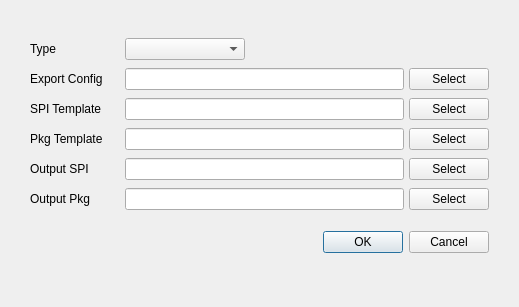
<?xml version="1.0" encoding="UTF-8"?>
<ui version="4.0">
 <class>SPIGenerationDialog</class>
 <widget class="QDialog" name="SPIGenerationDialog">
  <property name="geometry">
   <rect>
    <x>0</x>
    <y>0</y>
    <width>519</width>
    <height>307</height>
   </rect>
  </property>
  <property name="windowTitle">
   <string>Dialog</string>
  </property>
  <layout class="QVBoxLayout" name="verticalLayout">
   <property name="spacing">
    <number>0</number>
   </property>
   <property name="leftMargin">
    <number>30</number>
   </property>
   <property name="topMargin">
    <number>30</number>
   </property>
   <property name="rightMargin">
    <number>30</number>
   </property>
   <property name="bottomMargin">
    <number>40</number>
   </property>
   <item>
    <layout class="QHBoxLayout" name="horizontalLayout">
     <property name="spacing">
      <number>5</number>
     </property>
     <item>
      <widget class="QLabel" name="labelType">
       <property name="minimumSize">
        <size>
         <width>90</width>
         <height>0</height>
        </size>
       </property>
       <property name="text">
        <string>Type</string>
       </property>
      </widget>
     </item>
     <item>
      <widget class="QComboBox" name="comboBoxType">
       <property name="minimumSize">
        <size>
         <width>120</width>
         <height>0</height>
        </size>
       </property>
      </widget>
     </item>
     <item>
      <spacer name="horizontalSpacer">
       <property name="orientation">
        <enum>Qt::Horizontal</enum>
       </property>
       <property name="sizeHint" stdset="0">
        <size>
         <width>40</width>
         <height>20</height>
        </size>
       </property>
      </spacer>
     </item>
    </layout>
   </item>
   <item>
    <layout class="QHBoxLayout" name="horizontalLayout_2">
     <property name="spacing">
      <number>5</number>
     </property>
     <item>
      <widget class="QLabel" name="labelConfig">
       <property name="minimumSize">
        <size>
         <width>90</width>
         <height>0</height>
        </size>
       </property>
       <property name="text">
        <string>Export Config</string>
       </property>
      </widget>
     </item>
     <item>
      <widget class="QLineEdit" name="lineEditConfig">
       <property name="readOnly">
        <bool>true</bool>
       </property>
      </widget>
     </item>
     <item>
      <widget class="QPushButton" name="pushButtonSelectConfig">
       <property name="text">
        <string>Select</string>
       </property>
      </widget>
     </item>
    </layout>
   </item>
   <item>
    <layout class="QHBoxLayout" name="horizontalLayout_3">
     <property name="spacing">
      <number>5</number>
     </property>
     <item>
      <widget class="QLabel" name="labelSPITemplate">
       <property name="minimumSize">
        <size>
         <width>90</width>
         <height>0</height>
        </size>
       </property>
       <property name="text">
        <string>SPI Template</string>
       </property>
      </widget>
     </item>
     <item>
      <widget class="QLineEdit" name="lineEditSPITemplate">
       <property name="readOnly">
        <bool>true</bool>
       </property>
      </widget>
     </item>
     <item>
      <widget class="QPushButton" name="pushButtonSelectSPITemplate">
       <property name="text">
        <string>Select</string>
       </property>
      </widget>
     </item>
    </layout>
   </item>
   <item>
    <layout class="QHBoxLayout" name="horizontalLayout_4">
     <property name="spacing">
      <number>5</number>
     </property>
     <item>
      <widget class="QLabel" name="labelPackageTemplate">
       <property name="minimumSize">
        <size>
         <width>90</width>
         <height>0</height>
        </size>
       </property>
       <property name="text">
        <string>Pkg Template</string>
       </property>
      </widget>
     </item>
     <item>
      <widget class="QLineEdit" name="lineEditPackageTemplate">
       <property name="readOnly">
        <bool>true</bool>
       </property>
      </widget>
     </item>
     <item>
      <widget class="QPushButton" name="pushButtonSelectPackageTemplate">
       <property name="text">
        <string>Select</string>
       </property>
      </widget>
     </item>
    </layout>
   </item>
   <item>
    <layout class="QHBoxLayout" name="horizontalLayout_5">
     <property name="spacing">
      <number>5</number>
     </property>
     <item>
      <widget class="QLabel" name="labelOutputSPI">
       <property name="minimumSize">
        <size>
         <width>90</width>
         <height>0</height>
        </size>
       </property>
       <property name="text">
        <string>Output SPI</string>
       </property>
      </widget>
     </item>
     <item>
      <widget class="QLineEdit" name="lineEditOutputSPI">
       <property name="readOnly">
        <bool>true</bool>
       </property>
      </widget>
     </item>
     <item>
      <widget class="QPushButton" name="pushButtonOutputSPI">
       <property name="text">
        <string>Select</string>
       </property>
      </widget>
     </item>
    </layout>
   </item>
   <item>
    <layout class="QHBoxLayout" name="horizontalLayout_6">
     <property name="spacing">
      <number>5</number>
     </property>
     <item>
      <widget class="QLabel" name="labelOutputPkg">
       <property name="minimumSize">
        <size>
         <width>90</width>
         <height>0</height>
        </size>
       </property>
       <property name="text">
        <string>Output Pkg</string>
       </property>
      </widget>
     </item>
     <item>
      <widget class="QLineEdit" name="lineEditOutputPkg">
       <property name="readOnly">
        <bool>true</bool>
       </property>
      </widget>
     </item>
     <item>
      <widget class="QPushButton" name="pushButtonOutputPkg">
       <property name="text">
        <string>Select</string>
       </property>
      </widget>
     </item>
    </layout>
   </item>
   <item>
    <spacer name="verticalSpacer">
     <property name="orientation">
      <enum>Qt::Vertical</enum>
     </property>
     <property name="sizeType">
      <enum>QSizePolicy::Fixed</enum>
     </property>
     <property name="sizeHint" stdset="0">
      <size>
       <width>17</width>
       <height>13</height>
      </size>
     </property>
    </spacer>
   </item>
   <item>
    <widget class="QDialogButtonBox" name="buttonBox">
     <property name="orientation">
      <enum>Qt::Horizontal</enum>
     </property>
     <property name="standardButtons">
      <set>QDialogButtonBox::Cancel|QDialogButtonBox::Ok</set>
     </property>
    </widget>
   </item>
  </layout>
 </widget>
 <resources/>
 <connections>
  <connection>
   <sender>buttonBox</sender>
   <signal>accepted()</signal>
   <receiver>SPIGenerationDialog</receiver>
   <slot>accept()</slot>
   <hints>
    <hint type="sourcelabel">
     <x>248</x>
     <y>254</y>
    </hint>
    <hint type="destinationlabel">
     <x>157</x>
     <y>274</y>
    </hint>
   </hints>
  </connection>
  <connection>
   <sender>buttonBox</sender>
   <signal>rejected()</signal>
   <receiver>SPIGenerationDialog</receiver>
   <slot>reject()</slot>
   <hints>
    <hint type="sourcelabel">
     <x>316</x>
     <y>260</y>
    </hint>
    <hint type="destinationlabel">
     <x>286</x>
     <y>274</y>
    </hint>
   </hints>
  </connection>
 </connections>
</ui>
